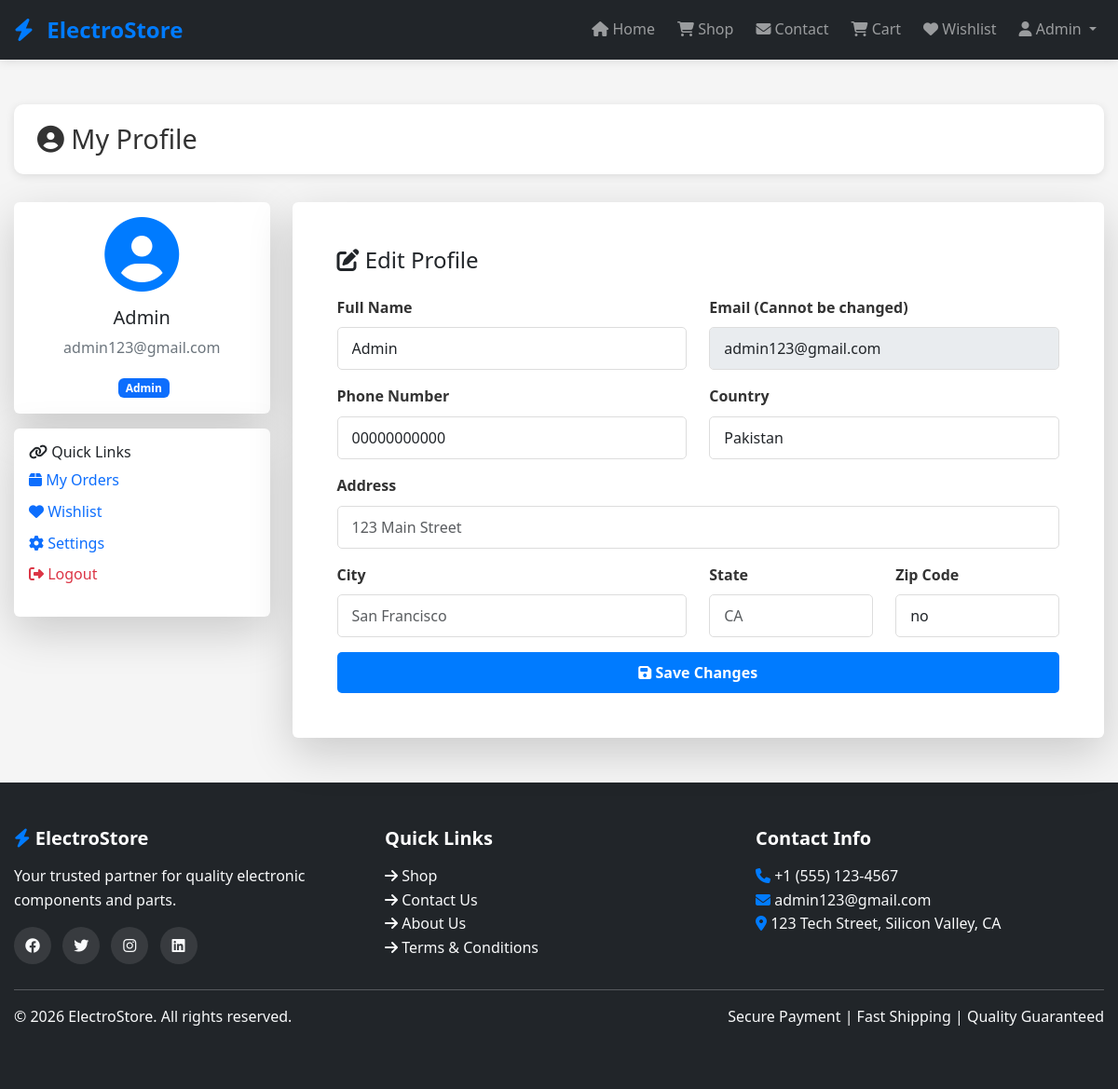
The page /frontend/pages/profile.php (signed in) on the database its author committed.
### tables this page shows
CREATE TABLE `users` (
  `id` int(11) NOT NULL,
  `name` varchar(100) NOT NULL,
  `email` varchar(100) NOT NULL,
  `password` varchar(255) NOT NULL,
  `phone` varchar(20) DEFAULT NULL,
  `address` varchar(255) DEFAULT NULL,
  `city` varchar(100) DEFAULT NULL,
  `state` varchar(100) DEFAULT NULL,
  `zipcode` varchar(20) DEFAULT NULL,
  `country` varchar(100) DEFAULT NULL,
  `role` enum('customer','admin') DEFAULT 'customer',
  `created_at` timestamp NOT NULL DEFAULT current_timestamp(),
  `updated_at` timestamp NOT NULL DEFAULT current_timestamp() ON UPDATE current_timestamp(),
  `zip` varchar(20) DEFAULT NULL
);

### frontend/pages/profile.php (the view, shortened to what this page needs)
<?php
include('../../backend/includes/header.php');
$user_id = $_SESSION['user_id'];
$user = mysqli_query($conn, "SELECT * FROM users WHERE id='$user_id'");
$user_data = mysqli_fetch_assoc($user);
?>
<div class="container my-5">
    <div class="section-header">
        <h2><i class="fas fa-user-circle"></i> My Profile</h2>
    </div>
    <div class="row">
        <div class="col-lg-3">
            <div class="card shadow-lg border-0">
                <div class="card-body text-center">
                    <i class="fas fa-user-circle" style="font-size: 80px; color: #007bff;"></i>
                    <h5 class="mt-3"><?php echo htmlspecialchars($user_data['name']); ?></h5>
                    <p class="text-muted"><?php echo htmlspecialchars($user_data['email']); ?></p>
                    <div class="badge bg-primary"><?php echo ucfirst($user_data['role']); ?></div>
                </div>
            </div>
            <div class="card shadow-lg border-0 mt-3">
                <div class="card-body">
                    <h6 class="card-title"><i class="fas fa-link"></i> Quick Links</h6>
                    <ul class="list-unstyled">
                        <li><a href="my_orders.php" class="text-decoration-none"><i class="fas fa-box"></i> My
                                Orders</a></li>
                        <li class="mt-2"><a href="#" class="text-decoration-none"><i class="fas fa-heart"></i>
                                Wishlist</a></li>
                        <li class="mt-2"><a href="#" class="text-decoration-none"><i class="fas fa-cog"></i>
                                Settings</a></li>
                        <li class="mt-2"><a href="../../backend/pages/logout.php"
                                class="text-decoration-none text-danger"><i class="fas fa-sign-out-alt"></i> Logout</a>
                        </li>
                    </ul>
                </div>
            </div>
        </div>
        <div class="col-lg-9">
            <div class="card shadow-lg border-0">
                <div class="card-body p-5">
                    <h4 class="mb-4"><i class="fas fa-edit"></i> Edit Profile</h4>
                    <form method="POST">
                        <div class="row">
                            <div class="col-md-6 mb-3">
                                <label class="form-label">Full Name</label>
                                <input type="text" name="name" class="form-control"
                                    value="<?php echo htmlspecialchars($user_data['name']); ?>" required>
                            </div>
                            <div class="col-md-6 mb-3">
                                <label class="form-label">Email (Cannot be changed)</label>
                                <input type="email" class="form-control"
                                    value="<?php echo htmlspecialchars($user_data['email']); ?>" disabled>
                            </div>
                        </div>
                        <div class="row">
                            <div class="col-md-6 mb-3">
                                <label class="form-label">Phone Number</label>
                                <input type="tel" name="phone" class="form-control"
                                    value="<?php echo htmlspecialchars($user_data['phone'] ?? ''); ?>"
                                    placeholder="+1 (555) 123-4567">
                            </div>
                            <div class="col-md-6 mb-3">
                                <label class="form-label">Country</label>
                                <input type="text" name="country" class="form-control"
                                    value="<?php echo htmlspecialchars($user_data['country'] ?? ''); ?>"
                                    placeholder="United States">
                            </div>
                        </div>
                        <div class="mb-3">
                            <label class="form-label">Address</label>
                            <input type="text" name="address" class="form-control"
                                value="<?php echo htmlspecialchars($user_data['address'] ?? ''); ?>"
                                placeholder="123 Main Street">
                        </div>
                        <div class="row">
                            <div class="col-md-6 mb-3">
                                <label class="form-label">City</label>
                                <input type="text" name="city" class="form-control"
                                    value="<?php echo htmlspecialchars($user_data['city'] ?? ''); ?>"
                                    placeholder="San Francisco">
                            </div>
                            <div class="col-md-3 mb-3">
                                <label class="form-label">State</label>
                                <input type="text" name="state" class="form-control"
                                    value="<?php echo htmlspecialchars($user_data['state'] ?? ''); ?>" placeholder="CA">
                            </div>
                            <div class="col-md-3 mb-3">
                                <label class="form-label">Zip Code</label>
                                <input type="text" name="zipcode" class="form-control"
                                    value="<?php echo htmlspecialchars($user_data['zipcode'] ?? ''); ?>"
                                    placeholder="94025">
                            </div>
                        </div>
                        <button type="submit" name="update_profile" class="btn btn-primary w-100">
                            <i class="fas fa-save"></i> Save Changes
                        </button>
                    </form>
                </div>
            </div>
        </div>
    </div>
</div>
<?php include('../../backend/includes/footer.php'); ?>

### frontend/assets/style.css (style rules this page uses)
:root { --primary-color: #007bff; --secondary-color: #6c757d; --success-color: #28a745; --danger-color: #dc3545; --warning-color: #ffc107; --dark-color: #343a40; --light-color: #f8f9fa; }
* { margin: 0; padding: 0; box-sizing: border-box; }
body { font-family: 'Segoe UI', Tahoma, Geneva, Verdana, sans-serif; background-color: #f5f5f5; color: #333; line-height: 1.6; }
.badge { font-size: 0.75rem; margin-left: 0.25rem; }
.btn { padding: 10px 30px; border-radius: 5px; font-weight: 600; transition: all 0.3s ease; display: inline-block; text-decoration: none; cursor: pointer; border: none; }
.btn-primary { background-color: var(--primary-color); color: white; }
.form-label { font-weight: 600; color: #333; margin-bottom: 0.5rem; display: block; }
.form-control { padding: 10px 15px; border: 1px solid #ddd; border-radius: 5px; font-size: 1rem; transition: all 0.3s ease; }
.section-header { background: white; padding: 20px 25px; margin-bottom: 30px; border-radius: 10px; box-shadow: 0 2px 10px rgba(0, 0, 0, 0.1); display: flex; justify-content: space-between; align-items: center; }
.section-header h2 { margin: 0; font-size: 1.8rem; color: #333; }
.text-muted { color: var(--secondary-color) !important; }
.text-danger { color: var(--danger-color) !important; }
.container { max-width: 1200px; margin: 0 auto; padding: 0 15px; }

### rows shown on the page
users: name "Admin", email "admin123@gmail.com", role "Admin", phone "00000000000", country "Pakistan", zipcode "no"

### other values the page prints
substr($_SESSION['name'], 0, 10) "Admin"
